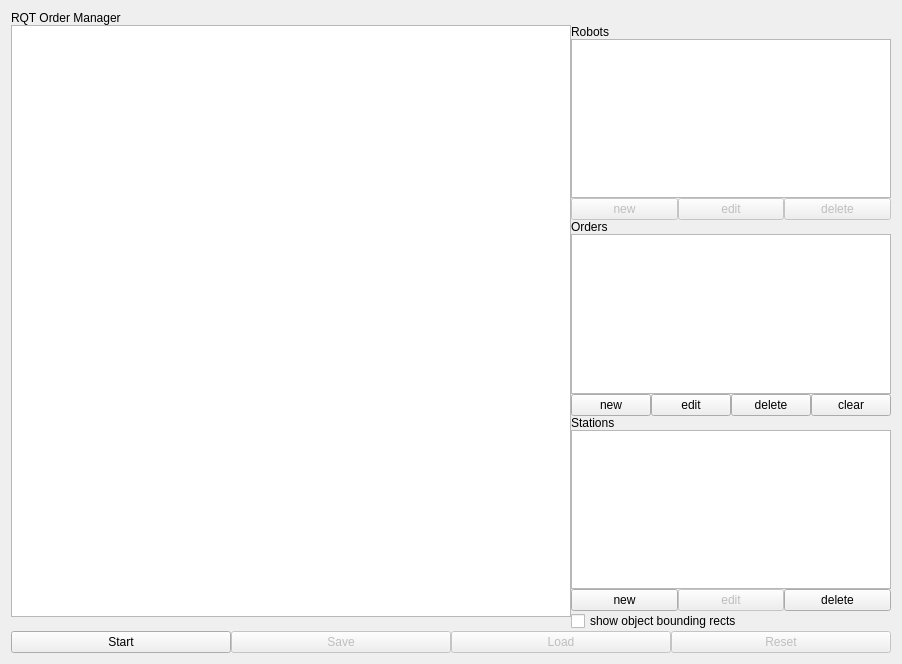
<?xml version="1.0" encoding="UTF-8"?>
<ui version="4.0">
 <class>RQTOrdermanagerWidget</class>
 <widget class="QWidget" name="RQTOrdermanagerWidget">
  <property name="geometry">
   <rect>
    <x>0</x>
    <y>0</y>
    <width>902</width>
    <height>664</height>
   </rect>
  </property>
  <property name="windowTitle">
   <string>Form</string>
  </property>
  <layout class="QVBoxLayout" name="verticalLayout_2">
   <item>
    <layout class="QVBoxLayout" name="verticalLayout" stretch="0,0,0">
     <property name="spacing">
      <number>0</number>
     </property>
     <property name="sizeConstraint">
      <enum>QLayout::SetDefaultConstraint</enum>
     </property>
     <item>
      <widget class="QLabel" name="label">
       <property name="text">
        <string>RQT Order Manager</string>
       </property>
      </widget>
     </item>
     <item>
      <layout class="QHBoxLayout" name="horizontalLayout_2" stretch="1,0">
       <item>
        <layout class="QVBoxLayout" name="verticalLayout_4">
         <item>
          <widget class="tuw_rqt_ordermanager::GraphicsView" name="map_view"/>
         </item>
         <item>
          <widget class="QLabel" name="status_label">
           <property name="text">
            <string/>
           </property>
          </widget>
         </item>
        </layout>
       </item>
       <item>
        <layout class="QVBoxLayout" name="verticalLayout_3">
         <item>
          <widget class="QLabel" name="label_2">
           <property name="text">
            <string>Robots</string>
           </property>
          </widget>
         </item>
         <item>
          <widget class="QListWidget" name="lst_robots"/>
         </item>
         <item>
          <layout class="QHBoxLayout" name="horizontalLayout_3">
           <item>
            <widget class="QPushButton" name="btn_new_robot">
             <property name="enabled">
              <bool>false</bool>
             </property>
             <property name="text">
              <string>new</string>
             </property>
            </widget>
           </item>
           <item>
            <widget class="QPushButton" name="btn_edit_robot">
             <property name="enabled">
              <bool>false</bool>
             </property>
             <property name="text">
              <string>edit</string>
             </property>
            </widget>
           </item>
           <item>
            <widget class="QPushButton" name="btn_delete_robot">
             <property name="enabled">
              <bool>false</bool>
             </property>
             <property name="text">
              <string>delete</string>
             </property>
            </widget>
           </item>
          </layout>
         </item>
         <item>
          <widget class="QLabel" name="label_3">
           <property name="text">
            <string>Orders</string>
           </property>
          </widget>
         </item>
         <item>
          <widget class="QListWidget" name="lst_orders"/>
         </item>
         <item>
          <layout class="QHBoxLayout" name="horizontalLayout_4">
           <item>
            <widget class="QPushButton" name="btn_new_order">
             <property name="text">
              <string>new</string>
             </property>
            </widget>
           </item>
           <item>
            <widget class="QPushButton" name="btn_edit_order">
             <property name="text">
              <string>edit</string>
             </property>
            </widget>
           </item>
           <item>
            <widget class="QPushButton" name="btn_delete_order">
             <property name="text">
              <string>delete</string>
             </property>
            </widget>
           </item>
           <item>
            <widget class="QPushButton" name="btn_clear_order_poses">
             <property name="toolTip">
              <string/>
             </property>
             <property name="text">
              <string>clear</string>
             </property>
            </widget>
           </item>
          </layout>
         </item>
         <item>
          <widget class="QLabel" name="label_4">
           <property name="text">
            <string>Stations</string>
           </property>
          </widget>
         </item>
         <item>
          <widget class="QListWidget" name="lst_stations"/>
         </item>
         <item>
          <layout class="QHBoxLayout" name="horizontalLayout_5">
           <item>
            <widget class="QPushButton" name="btn_new_station">
             <property name="text">
              <string>new</string>
             </property>
            </widget>
           </item>
           <item>
            <widget class="QPushButton" name="btn_edit_station">
             <property name="enabled">
              <bool>false</bool>
             </property>
             <property name="text">
              <string>edit</string>
             </property>
            </widget>
           </item>
           <item>
            <widget class="QPushButton" name="btn_delete_station">
             <property name="text">
              <string>delete</string>
             </property>
            </widget>
           </item>
          </layout>
         </item>
         <item>
          <widget class="QCheckBox" name="cb_showBoundingRects">
           <property name="text">
            <string>show object bounding rects</string>
           </property>
          </widget>
         </item>
        </layout>
       </item>
      </layout>
     </item>
     <item>
      <layout class="QHBoxLayout" name="horizontalLayout">
       <item>
        <widget class="QPushButton" name="btn_start">
         <property name="text">
          <string>Start</string>
         </property>
        </widget>
       </item>
       <item>
        <widget class="QPushButton" name="pushButton_9">
         <property name="enabled">
          <bool>false</bool>
         </property>
         <property name="text">
          <string>Save</string>
         </property>
        </widget>
       </item>
       <item>
        <widget class="QPushButton" name="pushButton_10">
         <property name="enabled">
          <bool>false</bool>
         </property>
         <property name="text">
          <string>Load</string>
         </property>
        </widget>
       </item>
       <item>
        <widget class="QPushButton" name="pushButton">
         <property name="enabled">
          <bool>false</bool>
         </property>
         <property name="text">
          <string>Reset</string>
         </property>
        </widget>
       </item>
      </layout>
     </item>
    </layout>
   </item>
  </layout>
 </widget>
 <customwidgets>
  <customwidget>
   <class>tuw_rqt_ordermanager::GraphicsView</class>
   <extends>QGraphicsView</extends>
   <header>tuw_rqt_ordermanager/graphicsview.h</header>
  </customwidget>
 </customwidgets>
 <resources/>
 <connections/>
</ui>
